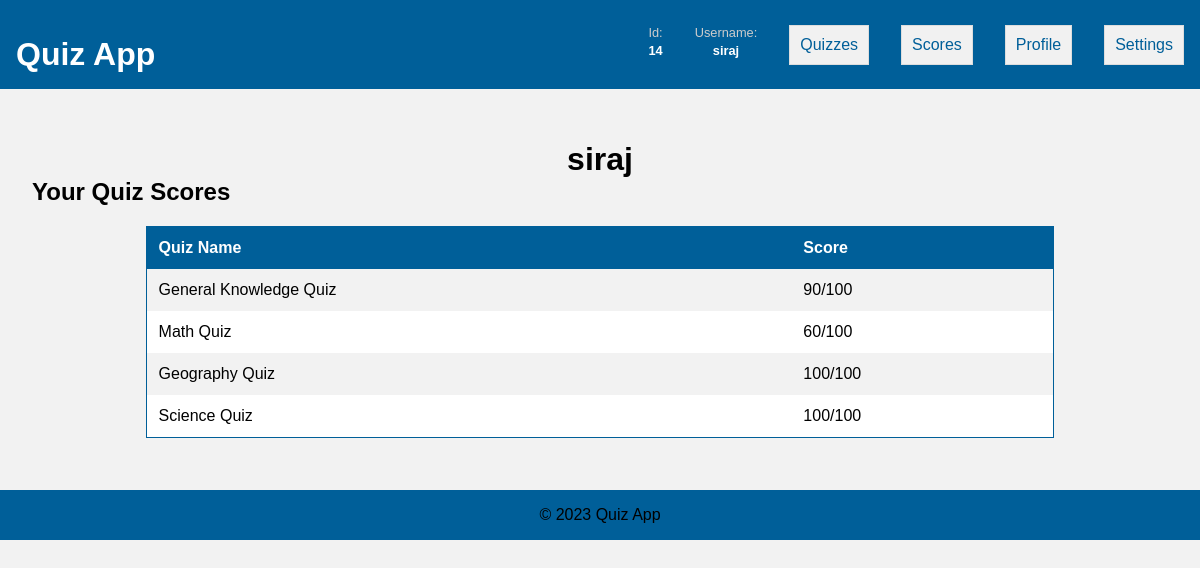
Page /QuizApp/QuizApp/profile.php (signed in) on the committed database.
### tables this page shows
CREATE TABLE IF NOT EXISTS `scores` (
  `user_id` int NOT NULL,
  `quiz_id` int NOT NULL,
  `score` int NOT NULL,
  `date_completed` datetime NOT NULL,
  PRIMARY KEY (`user_id`,`quiz_id`),
  KEY `idx_user_id` (`user_id`),
  KEY `idx_quiz_id` (`quiz_id`)
);

CREATE TABLE IF NOT EXISTS `quizzes` (
  `quiz_id` int NOT NULL AUTO_INCREMENT,
  `quiz_name` varchar(255) NOT NULL,
  PRIMARY KEY (`quiz_id`)
);

### QuizApp/QuizApp/profile.php (the view, shortened to what this page needs)
<?php
require 'config.php';
$user_id = $_SESSION['user_id'];
$user_name = $_SESSION['user_name'];
$sql = "SELECT * FROM scores WHERE user_id='$user_id'";
$result = $conn->query($sql);
?>
<!DOCTYPE html>
<html>
<head>
	<link rel="stylesheet" type="text/css" href="./css/styless.css">
</head>
<body>
	<header>
		<h1>Quiz App</h1>
		<nav>
			<ul>
				<li>
					<div class="nav-item">
						<span>Id:</span>
						<span><?php echo ' '.$_SESSION['user_id'];?></span>
					</div>
				</li>
				<li>
					<div class="nav-item">
						<span>Username:</span>
						<span><?php echo ' '.$_SESSION['user_name'];?></span>
					</div>
				</li>
				<li><a href="quizzes">Quizzes</a></li>
				<li><a href="scores">Scores</a></li>
				<li><a href="profile">Profile</a></li>
				<li><a href="settings">Settings</a></li>
			</ul>
		</nav>
	</header>
	<main>
		<div class="profile-box">
			<h1><?php echo $user_name; ?></h2>
			<h2>Your Quiz Scores</h2>
			<table>
				<tr>
					<th>Quiz Name</th>
					<th>Score</th>
				</tr>
				<?php while ($row = $result->fetch_assoc()):
				$query = "SELECT * FROM quizzes WHERE quiz_id='{$row['quiz_id']}'";
				$res = $conn->query($query);
				$r=$res->fetch_assoc();
				?>
					<tr>
						<td><?php echo $r['quiz_name']; ?></td>
						<td><?php echo $row['score'].'/100'; ?></td>
					</tr>
				<?php endwhile; ?>
			</table>
		</div>
	</main>
	<footer>
		<p>&copy; 2023 Quiz App</p>
	</footer>
</body>
</html>

### QuizApp/QuizApp/css/styless.css (style rules this page uses)
* { margin: 0; padding: 0; box-sizing: border-box; }
body { font-family: Arial, sans-serif; font-size: 16px; }
header { background-color: #005f99; color: #fff; display: flex; justify-content: space-between; align-items: center; padding: 1rem; }
.nav-item { display: flex; flex-direction: column; align-items: center; font-size: 0.8rem; color: #ccc; }
.nav-item span:first-of-type { margin-bottom: 0.2rem; }
.nav-item span:last-of-type { font-weight: bold; color: #fff; }
nav ul { display: flex; }
nav ul li { margin: 0 1rem; list-style: none; }
nav ul li:first-of-type { margin-left: 0; }
nav ul li:last-of-type { margin-right: 0; }
nav ul li a { background-color: #f1f1f1; border: 1px solid #ddd; display: block; padding: 10px; text-decoration: none; color: #005f99; }
main { max-width: 1200px; margin: 0 auto; padding: 2rem; }
h2, h3 { margin-bottom: 1rem; }
footer { background-color: #005f99; padding: 1rem; text-align: center; }
body { font-family: Arial, sans-serif; background-color: #f2f2f2; margin: 0; padding: 0; }
h1 { text-align: center; margin-top: 20px; }
table { border: 1px solid #005f99; border-collapse: collapse; margin: 20px auto; width: 80%; max-width: 1000px; background-color: white; box-shadow: 0 0 10px 005f99; }
th, td { padding: 12px; text-align: left; }
th { background-color: #005f99; color: white; font-weight: bold; }
tr:nth-child(even) { background-color: #f2f2f2; }

### rows in the picture
scores: quiz.quiz_name "General Knowledge Quiz", score "90"
scores: quiz.quiz_name "Math Quiz", score "60"
scores: quiz.quiz_name "Geography Quiz", score "100"
scores: quiz.quiz_name "Science Quiz", score "100"

### other values in the picture
$_SESSION['user_id'] "14"
$_SESSION['user_name'] "siraj"
$user_name "siraj"
